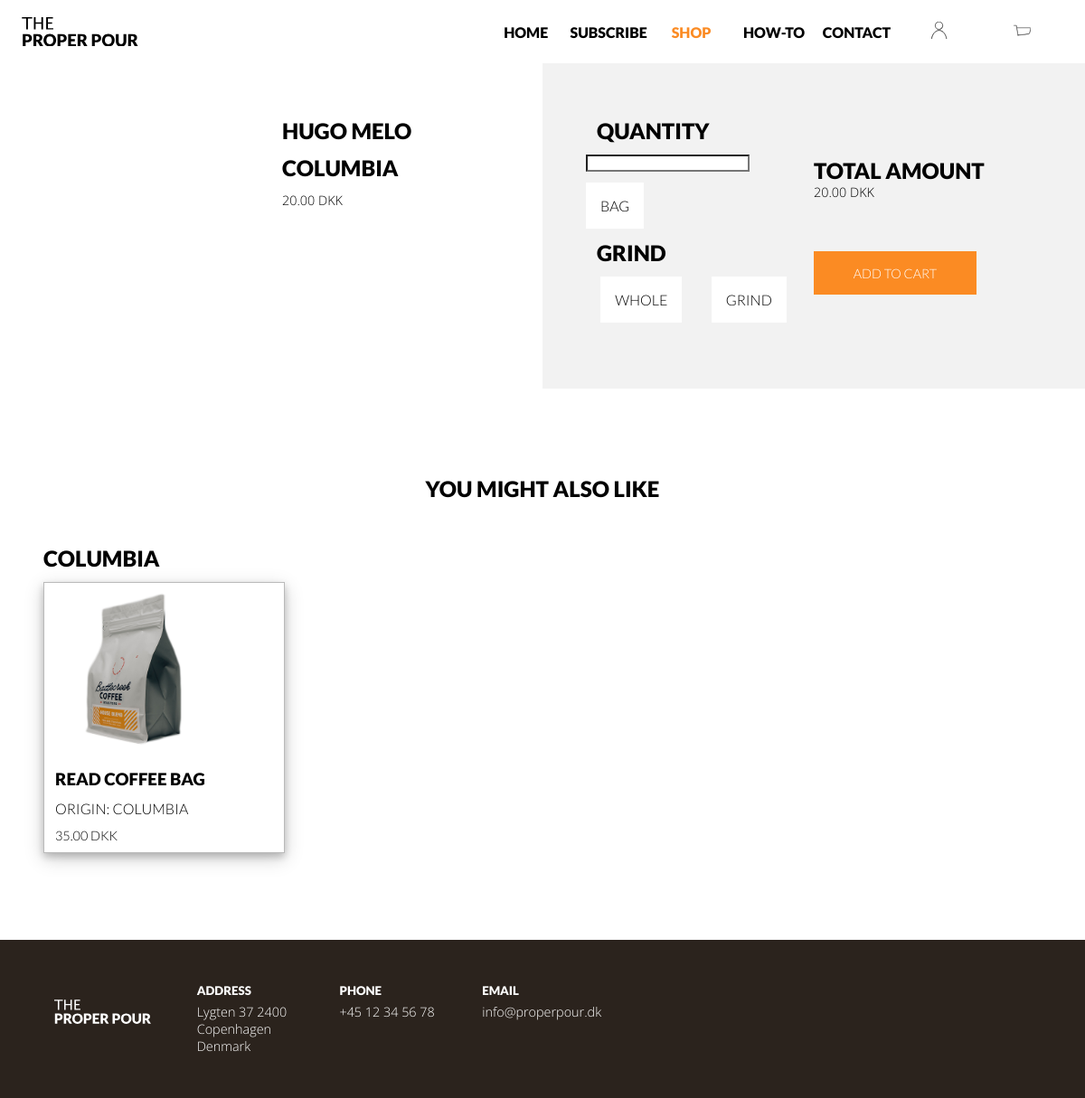
Before: /singleProduct.php?id=3 with the older database file.
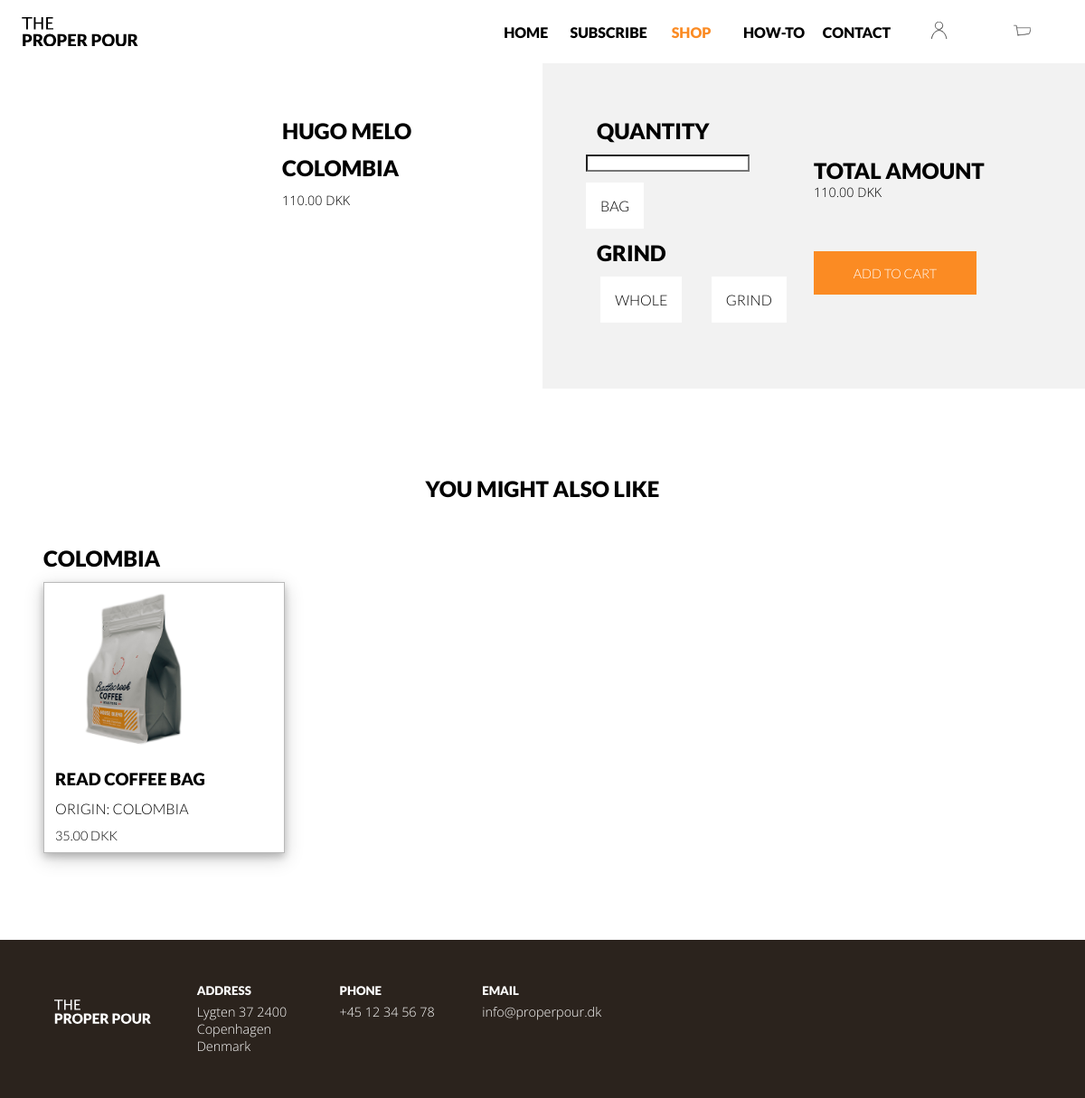
After: the same page with the newer database file.
### tables this page shows
CREATE TABLE `tproduct` (
  `nProductID` int(10) UNSIGNED NOT NULL,
  `cName` varchar(50) NOT NULL,
  `nCoffeeTypeID` mediumint(8) UNSIGNED NOT NULL,
  `nPrice` decimal(5,2) NOT NULL DEFAULT 0.00,
  `nStock` int(11) NOT NULL DEFAULT 0,
  `bActive` tinyint(1) NOT NULL DEFAULT 1
);

CREATE TABLE `tcoffeetype` (
  `nCoffeeTypeID` mediumint(8) UNSIGNED NOT NULL,
  `cName` varchar(50) NOT NULL
);

### singleProduct.php (the view, shortened to what this page needs)
<?php
require_once(__DIR__.'/components/header.php');
$iProductID = $_GET['id'];
require_once(__DIR__.'/connection.php');
$sql = "SELECT tProduct.nProductID, tProduct.cName as cProductName, tProduct.nCoffeeTypeID as nProductCoffeeTypeID, tProduct.nPrice, tProduct.nStock, tCoffeeType.nCoffeeTypeID, tCoffeeType.cName FROM tProduct INNER JOIN tCoffeeType on tProduct.nCoffeeTypeID = tCoffeeType.nCoffeeTypeID";
$statement = $connection->prepare($sql);
?>
<main class="single-product">
    <section class="section-one grid grid-two mb-large">
<?php
if($statement->execute()){
    $products = $statement->fetchAll(PDO::FETCH_ASSOC);
    foreach($products as $product){
        $nProductID = $product['nProductID'];
        if($nProductID == $iProductID){
            $nCoffeeTypeID = $product['nCoffeeTypeID'];
            $imgUrl = $product['cProductName'];
            $result = strtolower(str_replace(" ", "-", $imgUrl));
?>
        <div id="product-<?=$product['nProductID'];?>" class="product-info-container grid grid-two mh-large">
            <div class="image bg-contain" style="background-image: url(img/products/<?= $result; ?>.png)"></div>
            <div class="description mh-small mv-medium">
                    <h1 class="productName mv-small text-left"><?=$product['cProductName'];?></h1>
                    <h2 class="coffee-type mv-small text-left"><?=$product['cName'];?></h2>
                    <p class="productPrice mv-small"><?=$product['nPrice'];?> DKK</p>
            </div>
        </div>
        <div class="product-purchase-container bg-grey p-medium grid grid-two">
            <div class="options">
                <h2 class="p-small">Quantity</h2>
                <label for="option1" class="mr-small">
                        <input type="number" name="option1" value="0-50" class="mr-small mb-small">
                        <span class="checkmark">bag</span>
                </label>
                <h2 class="p-small">Grind</h2>
                <div class="options">
                    <label for="option1" class="mr-small">
                        <span class="checkmark">Whole</span>
                    </label>
                    <label for="option1" class="mr-small">
                        <span class="checkmark">Grind</span>
                    </label>
                </div>
            </div>
            <div class="payment grid">
                <h2 class="align-self-bottom">Total amount</h2>
                <p class="align-self-top"><?=$product['nPrice'];?> DKK</p>
                <a href="payment.php?id=<?=$product['nProductID'];?>" class="button">Add to cart</a>
            </div>
        </div>
    </section>
    <section class="section-two grid mb-large mh-medium">
        <h2 class="mb-medium">You might also like</h2>
        <h2 class="coffee-type text-left mb-small"><?=$product['cName'];?></h2>
        <div class="products-container grid grid-four">
<?php
        }
    }
    foreach($products as $product){
        $nProductID = $product['nProductID'];
        $imgUrl = $product['cProductName'];
        $result = strtolower(str_replace(" ", "-", $imgUrl));
        $nRelatedProductCoffeeTypeID = $product['nCoffeeTypeID'];
        if($nRelatedProductCoffeeTypeID == $nCoffeeTypeID && $nProductID != $iProductID){?>
            <a href="singleProduct.php?id=<?=$product['nProductID'];?>">
                <div class="product" id="product-<?=$product['nProductID'];?>">
                <div class="image bg-contain" style="background-image: url(img/products/<?=$result;?>.png)"></div>
                <div class="description m-small">
                    <h3 class="productName mt-small text-left"><?=$product['cProductName'];?></h3>
                    <h4 class="productName mt-small text-left">Origin: <?=$product['cName'];?></h4>
                    <p class="productPrice mt-small"><?=$product['nPrice'];?> DKK</p>
                </div>
                </div>
            </a>
<?php
        }
    }
}
?>
        </div>
    </section>
</main>
<?php
require_once(__DIR__.'/components/footer.php');

Changed rows visible on the page:
changed tproduct "HUGO MELO": nCoffeeTypeID.cName "COLUMBIA" → "COLOMBIA"; nPrice "20.00" → "110.00"
changed through a linked row, tproduct "READ COFFEE BAG": nCoffeeTypeID.cName "COLUMBIA" → "COLOMBIA"
